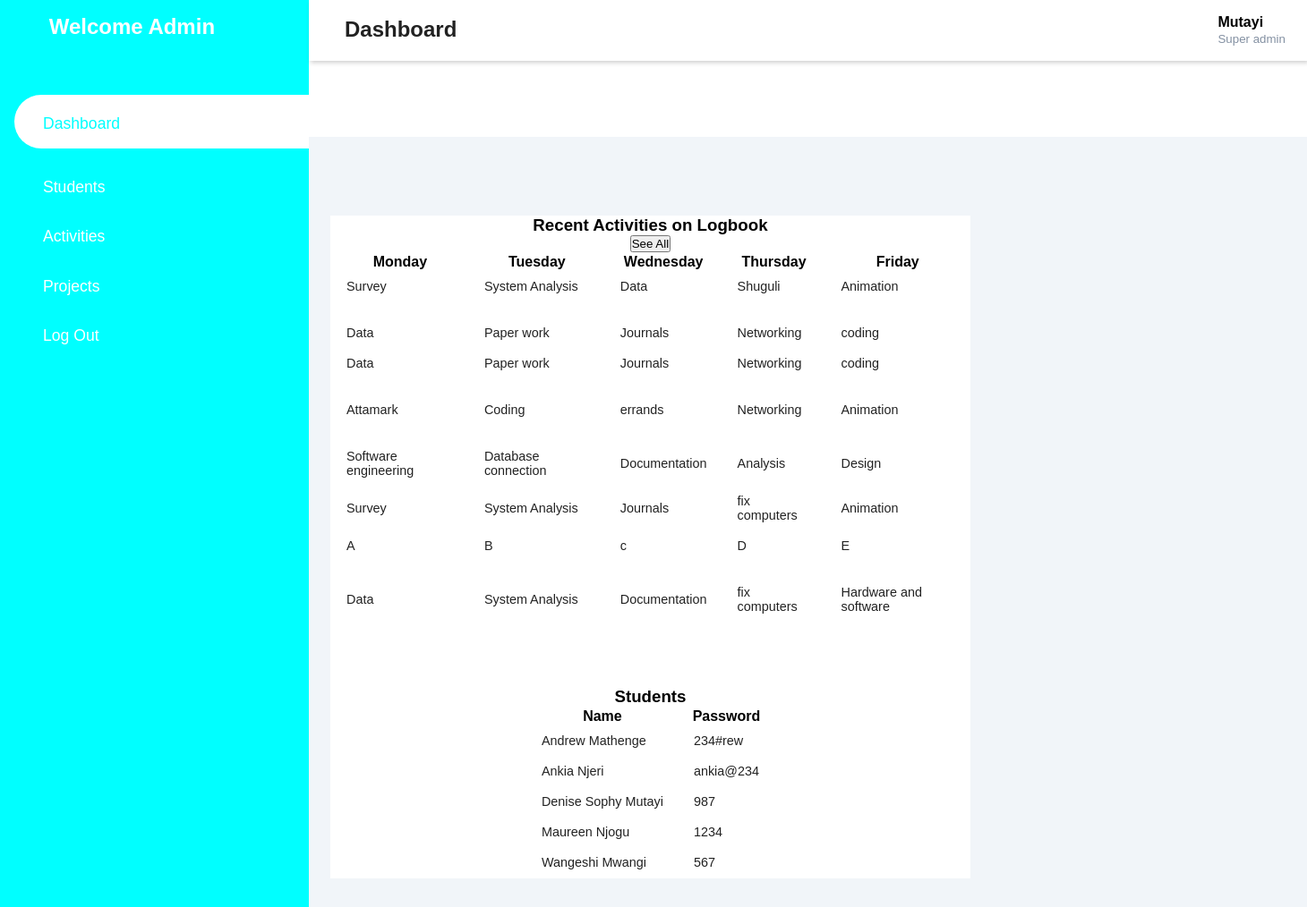
Page /dashboard.php on the committed database.
### tables this page shows
CREATE TABLE `logbook` (
  `Monday` varchar(255) NOT NULL,
  `Tuesday` varchar(255) NOT NULL,
  `Wednesday` varchar(255) NOT NULL,
  `Thursday` varchar(255) NOT NULL,
  `Friday` varchar(255) NOT NULL
);

CREATE TABLE `usertable` (
  `name` varchar(255) NOT NULL,
  `password` varchar(255) NOT NULL
);

### dashboard.php (the view, shortened to what this page needs)
<!DOCTYPE html>
<html lang="en">
<head>
    <link rel="stylesheet"type="text/css"href="style2.css">
<link rel="stylesheet" href="https://maxst.icons8.com/vue-static/landings/line-awesome/line-awesome/1.3.0/css/line-awesome.min.css">
</head>
<body>
 <div class="sidebar">
 <div class="sidebar-brand">
 <h2><span class="lab la-admin"></span> Welcome Admin</h2>
 </div>
 <div class="sidebar-menu">
 <ul>
<li>
<a href=""class="active"><span class="las la-igloo"></span>
<span>Dashboard</span></a>
</li>
<li>
<a href="m.php"><span class="las la-users"></span>
<span>Students</span></a>
</li>
<li>
<a href="dashboard.php"><span class="las la-user"></span>
<span>Activities</span></a>
</li>
<li>
<a href="logout.php"><span class="las la-clipboard-list"></span>
<span>Projects</span></a>
</li>
<li>
<a href="admin.php"><span class="las la-user"></span>
<span>Log Out</span></a>
</li>
 </ul>
</div>
 </div>
 <div class="main-content">
 <header>
 <h2>
<label for="">
<span class="las la-bars"></span>
</label>
Dashboard
</h2>
<div class="user-wrapper">
<div >
<h4>Mutayi </h4>
<small>Super admin</small>
</div>
</div>
 </header>
<main>
<center>
<div class="recent-grid">
    <div class="projects">
<div class="card">
<div class="card header">
<h3>Recent Activities on Logbook</h3>
<button>See All<span class="las la-arrow-right"></span></button>
<?php
   $con=mysqli_connect('localhost','root','');
   mysqli_select_db($con,'userreg');
   $sql= "SELECT * FROM `logbook`";
$result=mysqli_query($con,$sql) or die(mysqli_error());
echo "<table align=center>
<tr>
<th>Monday</th>
<th>Tuesday</th>
<th>Wednesday</th>
<th> Thursday </th>
<th> Friday </th>
</tr>";
while($row=mysqli_fetch_array($result))
{
echo "<tr>";
echo "<td>$row[0]</td>";
echo "<td>$row[1]</td>";
echo "<td>$row[2]</td>";
echo "<td>$row[3]</td>";
echo "<td>$row[4]</td>";
echo "</tr>";
}
echo "</table>";
?>
<br>
<br>
<br>
<div class="students">
<div class="card">
<div class="card header">
<h3>Students</h3>
</div>
<div class="card-body">
    <div class="students">
      <div>
      <?php
   $con=mysqli_connect('localhost','root','');
   mysqli_select_db($con,'userreg');
   $sql= "SELECT * FROM `usertable`";
$result=mysqli_query($con,$sql) or die(mysqli_error());
echo "<table align=center>
<tr>
<th>Name</th>
<th>Password</th>
</tr>";
while($row=mysqli_fetch_array($result))
{
echo "<tr>";
echo "<td>$row[0]</td>";
echo "<td>$row[1]</td>";
echo "</tr>";
}
echo "</table>";
?>
</div>
</div>
</div>
</div>
</div>
</div>
</div>
</div>
</div>
</main>
</div>
</body>
</html>

### style2.css (style rules this page uses)
:root { --main-color: cyan; --color-dark: #1D2231; --text-grey:#8390A2; }
* { padding: 0; margin:0; box-sizing:border-box; list-style-type: none; text-decoration: none; font-family: 'Poppins',sans-serif; }
.sidebar { width:345px; position:fixed; left:0; top:0; height:100%; background:var(--main-color); z-index:100; }
.sidebar-brand { height:90px; padding:1rem 0rem 1rem 2rem; color:#fff; }
.sidebar-menu li { width:100%; margin-bottom:1.7rem; padding-left:1rem; }
.sidebar-menu a { padding-left: 1rem; display:block; color:#fff; font-size: 1.1rem; }
.sidebar-menu a.active { background:#fff; padding-top:1rem; padding-bottom: 1rem; color:var(--main-color); border-radius:30px 0px 0px 30px; }
.sidebar-menu a span:first-child { font-size:1.5rem; padding-right:1rem; }
.main-content { margin-left:345px; }
header { display: flex; justify-content: space-between; padding:1rem 1.5rem ; box-shadow:2px 2px 5px rgba(0,0,0,0.2); position:sticky; left:345px; width:calc(100%-345px); top:0; z-index:100; }
header h2 { color:#222; }
header label span { font-size:1.7rem; padding-right:1rem; }
.sidebar-menu { margin-top:1rem; }
.user-wrapper { display:flex; align-items: center; }
.user-wrapper small { display:inline-block; color:var(--text-grey); }
main { margin-top:85px; padding:2rem 1.5rem; background:#f1f5f9; min-height:calc(100vh - 90px); }
.recent-grid { margin-top:3.5rem; display:grid; grid-gap:2rem; grid-template-columns: 67% auto; }
.card { background:#fff; }
table { border-collapse: separate; }
td { padding:.5rem 1rem; font-size:.9rem; color:#222; }

### rows in the picture
logbook: Monday "Survey", Tuesday "System Analysis", Wednesday "Data", Thursday "Shuguli", Friday "Animation"
logbook: Monday "Data", Tuesday "Paper work", Wednesday "Journals", Thursday "Networking", Friday "coding"
logbook: Monday "Data", Tuesday "Paper work", Wednesday "Journals", Thursday "Networking", Friday "coding"
logbook: Monday "Attamark", Tuesday "Coding", Wednesday "errands", Thursday "Networking", Friday "Animation"
logbook: Monday "Software engineering", Tuesday "Database connection", Wednesday "Documentation", Thursday "Analysis", Friday "Design"
logbook: Monday "Survey", Tuesday "System Analysis", Wednesday "Journals", Thursday "fix computers", Friday "Animation"
logbook: Monday "A", Tuesday "B", Wednesday "c", Thursday "D", Friday "E"
logbook: Monday "Data", Tuesday "System Analysis", Wednesday "Documentation", Thursday "fix computers", Friday "Hardware and software"
usertable: name "Andrew Mathenge", password "234#rew"
usertable: name "Ankia Njeri", password "ankia@234"
usertable: name "Denise Sophy Mutayi", password "987"
usertable: name "Maureen Njogu", password "1234"
usertable: name "Wangeshi Mwangi", password "567"
